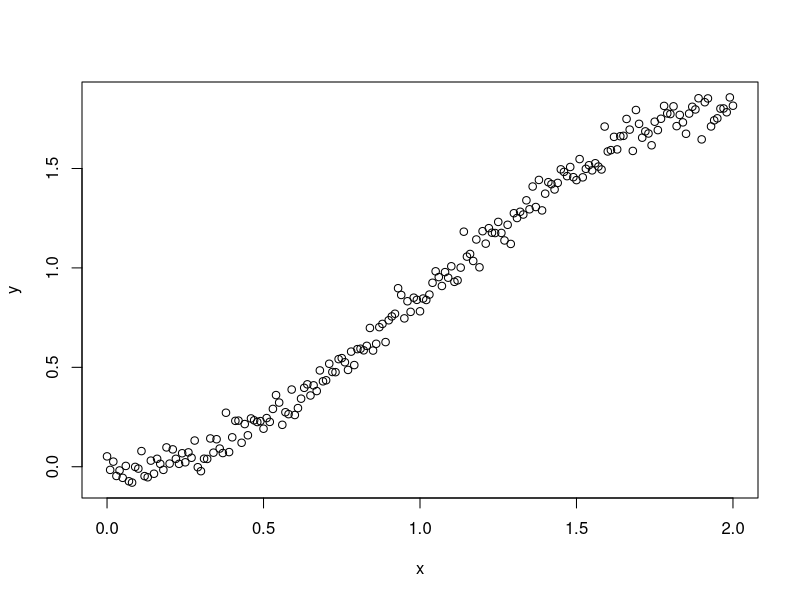
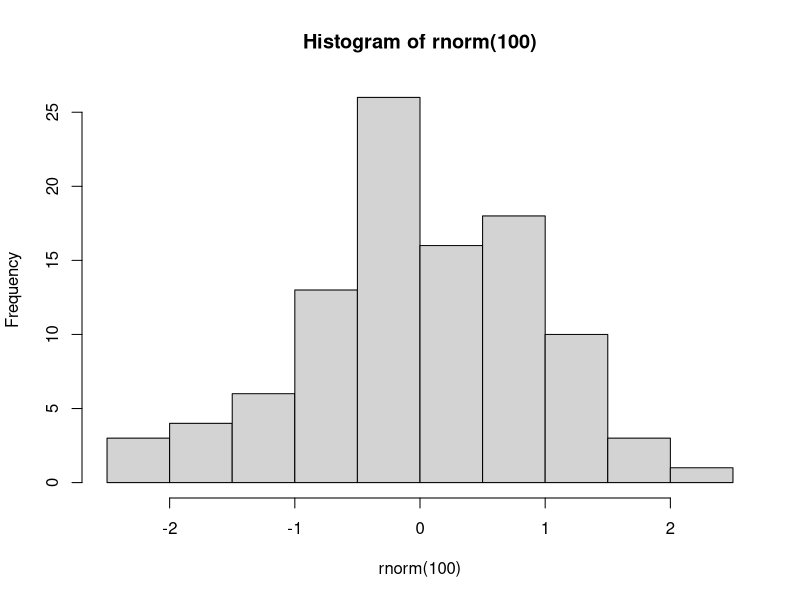
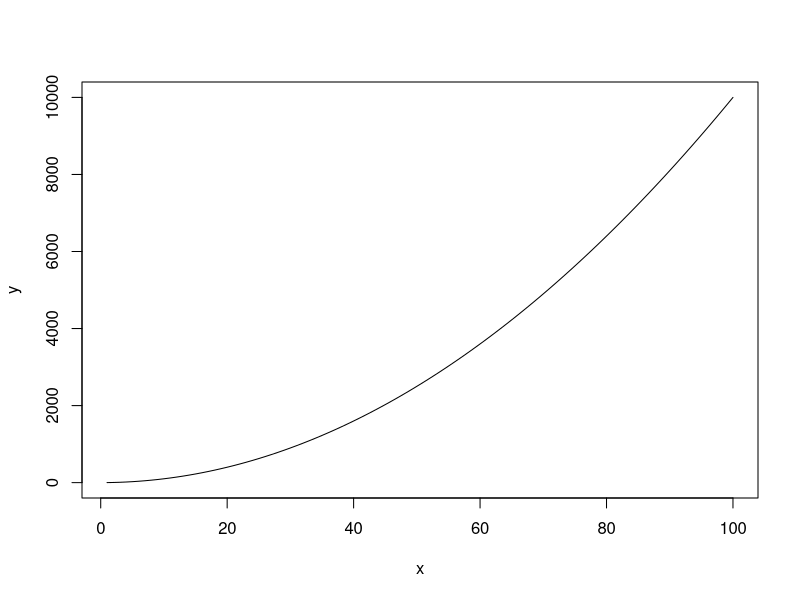

These figures' R source, in order:
##########################################################################################################################################

#(주의) ->  순차적으로 코드를 실행하는 것을 권함!

#에러 발생 시 github Finance/R-Finance-Programming 경로에 issue를 남기면 확인

##########################################################################################################################################


### 그래프를 파일로 출력하기.

## png와 pdf 파일 형식으로 저장.

# png 또는 pdf함수 등을 이용하면 그림을 파일로 출력 가능.
# 우선 png 함수를 이용.

png("test.png")                # 그래프 출력결과를 test.png라는 파일로 저장할 것을 지시. 이후 그려지는 그래프는 이파일에 저장.
x<-seq(0,2,0.01)
y<-sin(x)*x+rnorm(201)/20
plot(x,y)
dev.off()                      # 그래프 그리기가 완료되면 해당 파일을 닫는다.


pdf("test.pdf")                # 작업 디렉토리에 그림과 같은 내용을 담은 pdf파일(test.pdf)가 생성.
hist(rnorm(100))
dev.off()



                               # 16mb 정도의 그림파일 생성(아래 코드)

x<-1:100
y<-x^2
tiff("test.rif", width = 4*2, height = 4*2, units = 'in', res=300)
plot(x,y,type = 'l')
dev.off()                                                       


############################################################결과값(print)#################################################################

# # > x<-seq(0,2,0.01)
# > y<-sin(x)+rnorm(201)/20
# > plot(x,y)
# > plot(x~y)
# > png("test.png")                # 그래프 출력결과를 test.png라는 파일로 저장할 것을 지시. 이후 그려지는 그래프는 이파일에 저장.
# > x<-seq(0,2,0.01)
# > y<-sin(x)*x+rnorm(201)/20
# > plot(x,y)
# > dev.off()                      # 그래프 그리기가 완료되면 해당 파일을 닫는다.
# RStudioGD 
# 2 
# > 
#   > 
#   > pdf("test.pdf")                # 작업 디렉토리에 그림과 같은 내용을 담은 pdf파일(test.pdf)가 생성.
# > hist(rnorm(100))
# > dev.off()
# RStudioGD 
# 2 
# > 
#   > 
#   > 
#   >                                # 16mb 정도의 그림파일 생성(아래 코드)
#   > 
#   > x<-1:100
# > y<-x^2
# > tiff("test.rif", width = 4*2, height = 4*2, units = 'in', res=300)
# > plot(x,y,type = 'l')
# > dev.off()
# RStudioGD 
# 2 

##########################################################################################################################################
